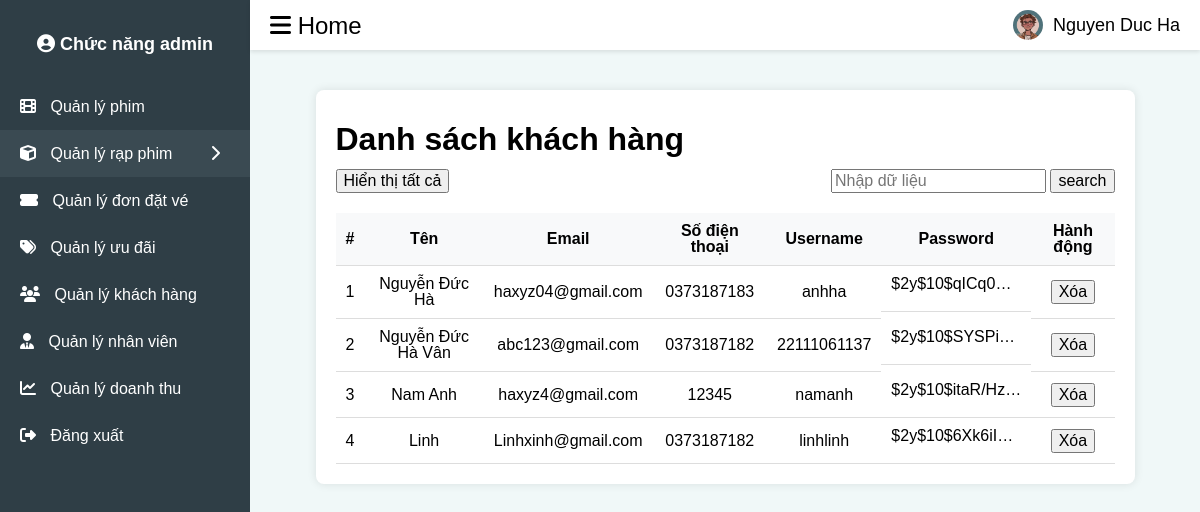
The app's page /admin/customer/customer.php with its own data.
### tables this page shows
CREATE TABLE `customers` (
  `id` int(11) NOT NULL,
  `customer_name` varchar(255) NOT NULL,
  `email` varchar(255) NOT NULL,
  `phone` varchar(15) NOT NULL,
  `username` varchar(50) NOT NULL,
  `password_cs` varchar(255) NOT NULL
);

### admin/customer/customer.php (the view, shortened to what this page needs)
<?php
include '../../user/db_connection.php';
$search = isset($_GET['search']) ? addslashes($_GET['search']) : '';
?>
<!DOCTYPE html>
<html lang="en">
<head>
    <link rel="stylesheet" href="https://cdnjs.cloudflare.com/ajax/libs/normalize/8.0.1/normalize.min.css" />
    <link rel="stylesheet" href="../../assets/css/base.css">
    <link rel="stylesheet" href="../css/mainadmin.css">
    <link rel="stylesheet" href="../movie_management/ad_movie.css">
    <link rel="stylesheet" href="/4scinema/assets/fonts/fontawesome-free-6.6.0-web/css/all.min.css">
</head>
<body>
<div class="sidebar">
        <h2>
            <a href="../admin.php">
                <i class="fas fa-user-circle"></i>
                Chức năng admin
            </a>
        </h2>
        <ul>
            <a href="../movie_management/ad_movie.php">
                <li>
                    <i class="fas fa-film"></i>
                    Quản lý phim
                </li>
            </a>
            <li class="active" onclick="toggleSubmenu(this)">
                <i class="fas fa-cube"></i>
                Quản lý rạp phim
                <i class="fas fa-chevron-right" style="position: absolute; right: 20px;"></i>
            </li>
            <a href="../ticket_order/order.php">
                <li>
                    <i class="fas fa-ticket-alt"></i>
                    Quản lý đơn đặt vé
                </li>
            </a>
            <a href="../promotion/ad_promotion.php">
                <li>
                    <i class="fas fa-tags"></i>
                    Quản lý ưu đãi
                </li>
            </a>
            <a href="../customer/customer.php">
                <li>
                    <i class="fas fa-users"></i>
                    Quản lý khách hàng
                </li>
            </a>
            <a href="../employees/employees.php">
                <li>
                    <i class="fas fa-user-tie"></i>
                    Quản lý nhân viên
                </li>
            </a>
            <a href="../revenue/revenue.php">
                <li>
                    <i class="fas fa-chart-line"></i>
                    Quản lý doanh thu
                </li>
            </a>
            <a href="../../user/login.php">
                <li>
                    <i class="fas fa-sign-out-alt"></i>
                    Đăng xuất
                </li>
            </a>
        </ul>
    </div>
    <div class="header">
        <div class="menu-icon" onclick="toggleSidebar()">
            <i class="fas fa-bars"></i>
            Home
        </div>
        <div class="user-info">
            <img src="/4scinema/assets/img/admin.jpg" alt="admin">
            <span>Nguyen Duc Ha</span>
        </div>
    </div>
    <div class="content">
        <div class="container">
            <div class="main-header">
                <h1> Danh sách khách hàng</h1>
                <div class="ad_nav">
                    <div class="ad_nav_item">
                        <a href="customer.php" class="reset-button">
                            <button>Hiển thị tất cả</button>
                        </a>
                    </div>
                    <form action="customer.php" method="get">
                        <input type="text" name="search" required placeholder="Nhập dữ liệu"  value="<?php echo htmlspecialchars($search); ?>"/>
                        <input type="submit" name="ok" value="search" />
                    </form>
                </div>
            </div>
            <table>
                <thead>
                    <tr>
                        <th>#</th>
                        <th>Tên </th>
                        <th>Email</th>
                        <th>Số điện thoại </th>
                        <th>Username</th>
                        <th>Password</th>
                        <th>Hành động</th>
                    </tr>
                </thead>
                <tbody id="customerList">
                    <?php
                    if (!empty($search)) {
                        $query = "SELECT * FROM customers WHERE customer_name LIKE '%$search%'";
                        $result = $conn->query($query);
                        $count=1;
                        if ($result->num_rows > 0) {
                            while ($row = $result->fetch_assoc()) {
                                echo '<tr>';
                                echo '<td>' . $count++ .  '</td>';
                                echo '<td>' . $row['customer_name'] . '</td>';
                                echo '<td>' . $row['email'] . '</td>';
                                echo '<td>' . $row['phone'] . '</td>';
                                echo '<td>' . $row['username'] . '</td>';
                                echo '<td style="width: 150px; height: 30px; overflow: hidden; white-space: nowrap; text-overflow: ellipsis; display: block;">' . $row['password'] . '</td>';
                                echo '<td><button class="delete" onclick="deleteUser(' . $row['id'] . ')">Xóa</button></td>';
                                echo '</td>';
                            }
                        } else {
                            echo '<tr><td colspan="7">Không có dữ liệu nào.</td></tr>';
                        }
                    }else {
                        $query = "SELECT * FROM customers";
                        $result = $conn->query($query);
                        $count = 1;
                        if ($result->num_rows > 0) {
                            while ($row = $result->fetch_assoc()) {
                                echo '<tr>';
                                echo '<td>' . $count++ .  '</td>';
                                echo '<td>' . $row['customer_name'] . '</td>';
                                echo '<td>' . $row['email'] . '</td>';
                                echo '<td>' . $row['phone'] . '</td>';
                                echo '<td>' . $row['username'] . '</td>';
                                echo '<td style="width: 150px; height: 46px; overflow: hidden; white-space: nowrap; text-overflow: ellipsis; display: block;">' . $row['password_cs'] . '</td>';
                                echo '<td><button class="delete" onclick="deleteUser(' . $row['id'] . ')">Xóa</button></td>';
                            }
                        } else {
                            echo '<tr><td colspan="7">Không có dữ liệu nào.</td></tr>';
                        }
                    }
                    ?>
                </tbody>
            </table>
        </div>
    </div>
</body>
</html>

### assets/css/base.css (style rules this page uses)
:root { --white-color: #fff; --black-color: #000; --text-color:#f8fafc; --hover-color:#f3ea28; --btn-color: #f3ea28; --hover-button-color: #484699; --font-large: 1.8rem; --font-medium: 1.6rem; --font-small: 1.4rem; --border-bottom: solid 0.667px darkgray; --font-title: 'Anton', sans-serif; --icon-color: yellow; }
* { box-sizing: inherit; }
ol, ul { list-style: none; }
html { font-size: 62.5%; line-height: 1.6rem; font-family: 'Josefin Sans', sans-serif; box-sizing: border-box; }
table { border-collapse: collapse; border-spacing: 0; }

### admin/css/mainadmin.css (style rules this page uses)
body { margin: 0; font-family: Arial, sans-serif; background-color: #F0F8F8; }
.sidebar { width: 250px; height: 100vh; background-color: #2F3E46; color: #FFFFFF; position: fixed; top: 0; left: 0; padding-top: 20px; transition: all 0.3s; }
.sidebar h2 { text-align: center; margin-bottom: 30px; font-size: 18px; }
.sidebar ul { list-style-type: none; padding: 0; }
.sidebar a { text-decoration: none; color: #FFFFFF; }
.sidebar ul li { padding: 15px 20px; font-size: 16px; cursor: pointer; position: relative; }
.sidebar ul li:hover, .sidebar ul li.active { background-color: #3A4A52; }
.sidebar ul li i { margin-right: 10px; }
.header { height: 50px; background-color: #FFFFFF; display: flex; align-items: center; justify-content: space-between; padding: 0 20px; box-shadow: 0 2px 4px rgba(0, 0, 0, 0.1); position: fixed; top: 0; left: 250px; right: 0; transition: all 0.3s; }
.header .menu-icon { font-size: 24px; cursor: pointer; }
.header .user-info { display: flex; align-items: center; font-size: 18px ; }
.header .user-info img { width: 30px; height: 30px; border-radius: 50%; margin-right: 10px; }
.content { margin-left: 250px; padding: 70px 20px 20px 20px; transition: all 0.3s; }

### admin/movie_management/ad_movie.css (style rules this page uses)
.container { width: 90%; margin: 20px auto; background-color: #fff; padding: 20px; border-radius: 8px; box-shadow: 0 0 10px rgba(0, 0, 0, 0.1); font-size: 16px; }
.header { display: flex; justify-content: space-between; align-items: center; margin-bottom: 20px; }
table { width: 100%; border-collapse: collapse; }
table th, table td { padding: 10px; text-align: center; border-bottom: 1px solid #ddd; }
table th { background-color: #f8f9fa; }
.main-header { margin-bottom: 20px; }
.ad_nav { display: flex; justify-content: space-between; align-items: center; }
.reset-button { list-style: none; }
.ad_nav_item { display: flex; gap: 20px; }

### records on screen
customers: customer_name "Nguyễn Đức Hà", email "haxyz04@gmail.com", phone "0373187183", username "anhha", password_cs "$2y$10$qICq0…"
customers: customer_name "Nguyễn Đức Hà Vân", email "abc123@gmail.com", phone "0373187182", username "22111061137", password_cs "$2y$10$SYSPi…"
customers: customer_name "Nam Anh", email "haxyz4@gmail.com", phone "12345", username "namanh", password_cs "$2y$10$itaR/Hz…"
customers: customer_name "Linh", email "Linhxinh@gmail.com", phone "0373187182", username "linhlinh", password_cs "$2y$10$6Xk6iI…"
